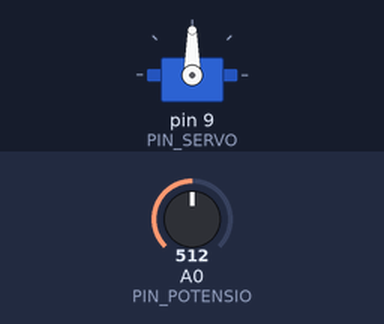
Recording of a sketch running on a simulated Arduino Uno, built with avr-gcc and run on an emulated ATmega328P. Parts: servo. Inputs (shaded band) come from the test bench; at power-on: A0 (PIN_POTENSIO) = 512.

Above: at 1.2 s.
1.3 s: A0 (PIN_POTENSIO) set to 716
At 2.2 s:
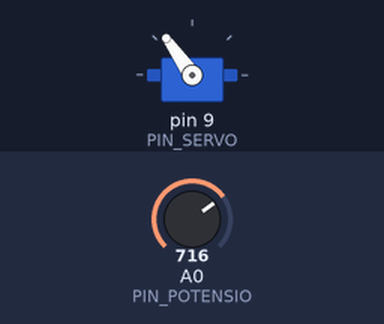
2.8 s: A0 (PIN_POTENSIO) set to 900
At 3.2 s:
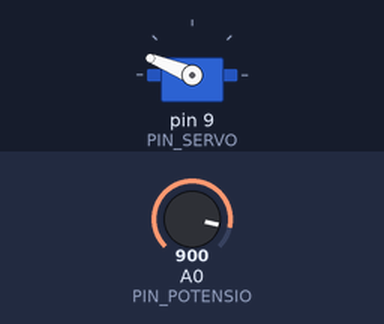
4.3 s: A0 (PIN_POTENSIO) set to 1023
At 5.4 s:
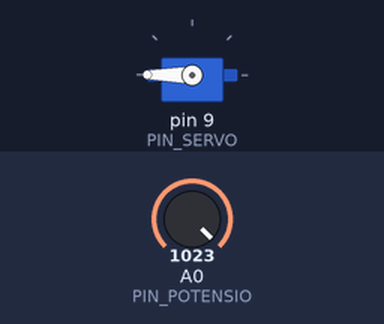
5.8 s: A0 (PIN_POTENSIO) set to 306
At 6.4 s:
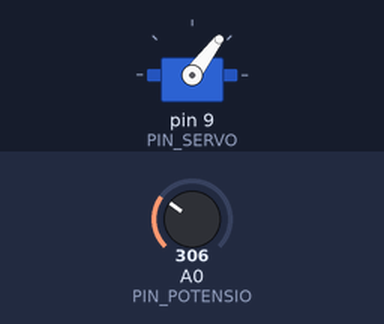
7.3 s: A0 (PIN_POTENSIO) set to 122
At 8.7 s:
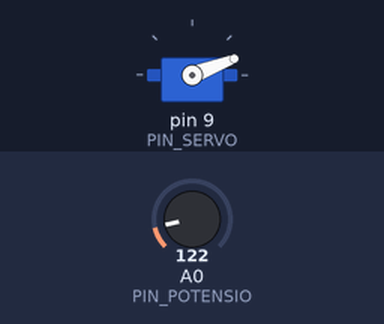
Timing chart, 0 to 9.8 s (numbered marks = the images above; inputs shaded):
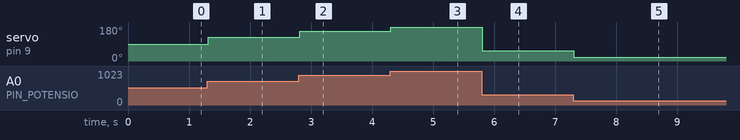

Measured:
- after the input at 1.3 s, servo on pin 9 (PIN_SERVO): 90° → 125° at once
- after the input at 2.8 s, servo on pin 9 (PIN_SERVO): 125° → 158° at once
- after the input at 4.3 s, servo on pin 9 (PIN_SERVO): 158° → 180° at once
- after the input at 5.8 s, servo on pin 9 (PIN_SERVO): 180° → 53° at once
- after the input at 7.3 s, servo on pin 9 (PIN_SERVO): 53° → 21° at once

The sketch:

potensioServo.ino
```cpp
// Contoh penggunaan potensiometor
//   untuk mengontrol motor servo

#include <Servo.h>

const byte PIN_SERVO  = 9;
const byte PIN_POTENSIO = A0;

// Buat objek
Servo motorServo;

void setup()
{
  // Motor servo dihubungkan ke pin servo
  motorServo.attach(PIN_SERVO);
}

void loop()
{
  // Baca data potensiometer
  int nilai = analogRead(PIN_POTENSIO);
  int sudutMotor = map(nilai, 0, 1023, 0, 180);
  motorServo.write(sudutMotor);
  delay(20);
}
```
